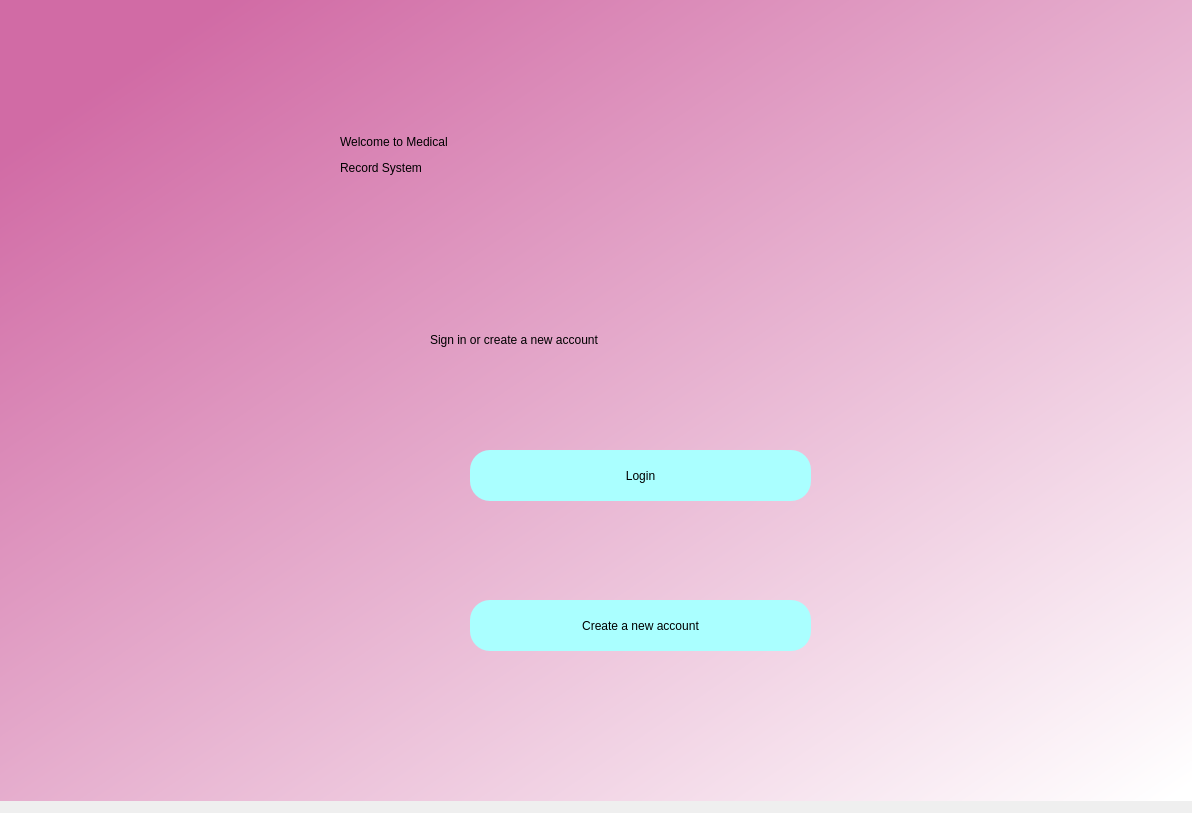
<?xml version="1.0" encoding="UTF-8"?>
<ui version="4.0">
 <class>Dialog</class>
 <widget class="QDialog" name="Dialog">
  <property name="geometry">
   <rect>
    <x>0</x>
    <y>0</y>
    <width>1192</width>
    <height>813</height>
   </rect>
  </property>
  <property name="windowTitle">
   <string>Dialog</string>
  </property>
  <widget class="QWidget" name="bgwidget" native="true">
   <property name="geometry">
    <rect>
     <x>0</x>
     <y>0</y>
     <width>1201</width>
     <height>801</height>
    </rect>
   </property>
   <property name="styleSheet">
    <string notr="true">QWidget#bgwidget{
background-color:qlineargradient(spread:pad, x1:0.091, y1:0.101636, x2:0.991379, y2:0.977, stop:0 rgba(209, 107, 165, 255), stop:1 rgba(255, 255, 255, 255));}</string>
   </property>
   <widget class="QLabel" name="label_3">
    <property name="geometry">
     <rect>
      <x>0</x>
      <y>0</y>
      <width>1191</width>
      <height>801</height>
     </rect>
    </property>
    <property name="text">
     <string/>
    </property>
    <property name="pixmap">
     <pixmap>welcome1.png</pixmap>
    </property>
    <property name="scaledContents">
     <bool>true</bool>
    </property>
   </widget>
   <widget class="QPushButton" name="login">
    <property name="geometry">
     <rect>
      <x>470</x>
      <y>450</y>
      <width>341</width>
      <height>51</height>
     </rect>
    </property>
    <property name="styleSheet">
     <string notr="true">border-radius:20px;
background-color: rgb(170, 255, 255);
font: 14pt &quot;MS Shell Dlg 2&quot;;</string>
    </property>
    <property name="text">
     <string>Login</string>
    </property>
   </widget>
   <widget class="QPushButton" name="create">
    <property name="geometry">
     <rect>
      <x>470</x>
      <y>600</y>
      <width>341</width>
      <height>51</height>
     </rect>
    </property>
    <property name="styleSheet">
     <string notr="true">border-radius:20px;
background-color: rgb(170, 255, 255);
font: 14pt &quot;MS Shell Dlg 2&quot;;</string>
    </property>
    <property name="text">
     <string>Create a new account</string>
    </property>
   </widget>
   <widget class="QLabel" name="label_2">
    <property name="geometry">
     <rect>
      <x>430</x>
      <y>320</y>
      <width>391</width>
      <height>41</height>
     </rect>
    </property>
    <property name="styleSheet">
     <string notr="true">font: 16pt &quot;MS Shell Dlg 2&quot;;color:rgb(255, 255, 255)</string>
    </property>
    <property name="text">
     <string>&lt;html&gt;&lt;head/&gt;&lt;body&gt;&lt;p&gt;&lt;span style=&quot; color:#000000;&quot;&gt;Sign in or create a new account&lt;/span&gt;&lt;/p&gt;&lt;/body&gt;&lt;/html&gt;</string>
    </property>
   </widget>
   <widget class="QLabel" name="label">
    <property name="geometry">
     <rect>
      <x>340</x>
      <y>70</y>
      <width>651</width>
      <height>171</height>
     </rect>
    </property>
    <property name="styleSheet">
     <string notr="true">font: 36pt &quot;MS Shell Dlg 2&quot;; color:rgb(255, 255, 255)</string>
    </property>
    <property name="text">
     <string>&lt;html&gt;&lt;head/&gt;&lt;body&gt;&lt;p&gt;&lt;span style=&quot; color:#000000;&quot;&gt;Welcome to Medical &lt;/span&gt;&lt;/p&gt;&lt;p&gt;&lt;span style=&quot; color:#000000;&quot;&gt;Record System&lt;/span&gt;&lt;/p&gt;&lt;/body&gt;&lt;/html&gt;</string>
    </property>
   </widget>
  </widget>
 </widget>
 <resources>
  <include location="welcomescreen.qrc"/>
 </resources>
 <connections/>
</ui>
